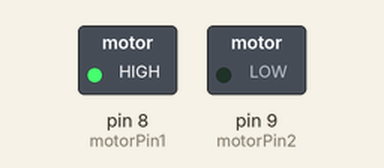
The sketch below on a simulated Arduino Uno, built with avr-gcc and run on an emulated ATmega328P. On the bench: switched loads named in the sketch (green lamp = pin HIGH). Dashed ring = blinking.

Above: at 0.2 s.
Timing chart, 0 to 3.5 s (numbered marks = the images above):
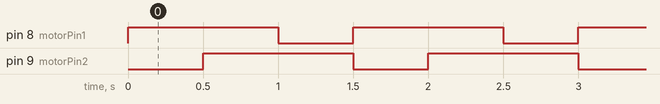

The sketch:

rocketParachutDeploy.ino
```cpp
int motorPin1 = 8;
int motorPin2 = 9;
int delayTime = 500;

void setup() {
  pinMode(motorPin1, OUTPUT);
  pinMode(motorPin2, OUTPUT);
}

void loop() {
  digitalWrite(motorPin1, HIGH);
  digitalWrite(motorPin2, LOW);
  delay(delayTime);
  digitalWrite(motorPin1, HIGH);
  digitalWrite(motorPin2, HIGH);
  delay(delayTime);
  digitalWrite(motorPin1, LOW);
  digitalWrite(motorPin2, HIGH);
  delay(delayTime);
}
```

Measured:
- by itself, pin 8 (motorPin1), pin 9 (motorPin2): alternates HIGH for 1.0 s and LOW for 0.50 s
- by itself, everything shown: repeats every 1.5 s, in 3 steps
